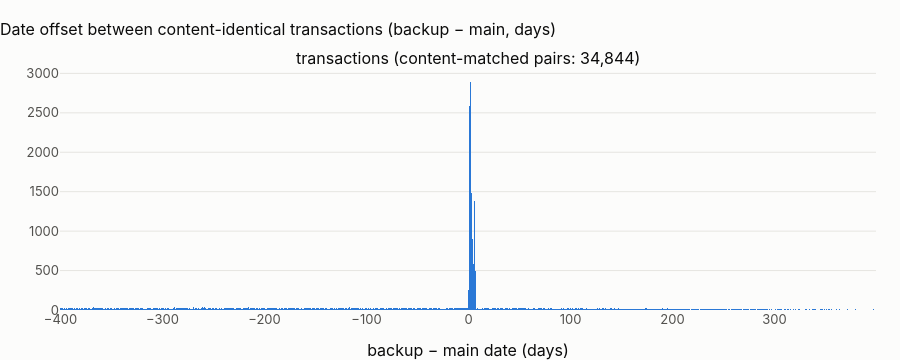

Notebook code cell kept with this figure:
### Markdown cell above
## 4 · H1c — do *content-identical* rows share a common offset? (matched filter)
The decisive test for a clean re-dating: take rows whose **business content** is identical across folders
(ignoring keys and dates) and histogram their date difference. A true shift of *k* days would put all the mass
at *k*; independent draws give a broad, symmetric, noise-like histogram.

### Code cell
# Only transactions have a discriminating fingerprint (uniqueness 0.99, notebook 02). Events/interactions/sends
# fingerprints are low-entropy: a many-to-many join explodes to billions of meaningless pairs, so they are excluded.
fp = {
    "transactions": "amount, currency, transaction_type, channel, transaction_country, merchant_name, fraud_score"
}
mf = {}
for t, cols in fp.items():
    d = con.sql(f"""
        with a as (select hash({cols}) h, process_date d from m_{t}),
             b as (select hash({cols}) h, process_date d from b_{t})
        select date_diff('day', a.d, b.d) k, count(*) n from a join b using(h) group by 1 order by 1""").df()
    mf[t] = d
fig = make_subplots(
    rows=1,
    cols=1,
    subplot_titles=[f"{t} (content-matched pairs: {int(d.n.sum()):,})" for t, d in mf.items()],
)
for i, (t, d) in enumerate(mf.items(), 1):
    d = d[d.k.between(-400, 400)]
    fig.add_bar(x=d.k, y=d.n, marker_color=theme.BLUE, showlegend=False, row=1, col=i)
fig.update_layout(
    title="Date offset between content-identical transactions (backup − main, days)",
    height=360,
    bargap=0,
)
fig.update_xaxes(title_text="backup − main date (days)")
fig.show()

### Figure 1 — Plotly figure (JSON) as saved in the notebook; plotly's stock layout.template omitted (floating-point values rounded to 4 significant figures; data arrays with more than 128 entries replaced by an {"elided": "..."} marker saying what was removed)
{"data": [{"marker": {"color": "#2a78d6"}, "showlegend": false, "type": "bar", "x": {"elided": "800 int values"}, "xaxis": "x", "y": {"elided": "800 int values"}, "yaxis": "y"}], "layout": {"annotations": [{"font": {"size": 16}, "showarrow": false, "text": "transactions (content-matched pairs: 34,844)", "x": 0.5, "xanchor": "center", "xref": "paper", "y": 1.0, "yanchor": "bottom", "yref": "paper"}], "bargap": 0, "height": 360, "title": {"text": "Date offset between content-identical transactions (backup − main, days)"}, "xaxis": {"anchor": "y", "domain": [0.0, 1.0], "title": {"text": "backup − main date (days)"}}, "yaxis": {"anchor": "x", "domain": [0.0, 1.0]}}}
